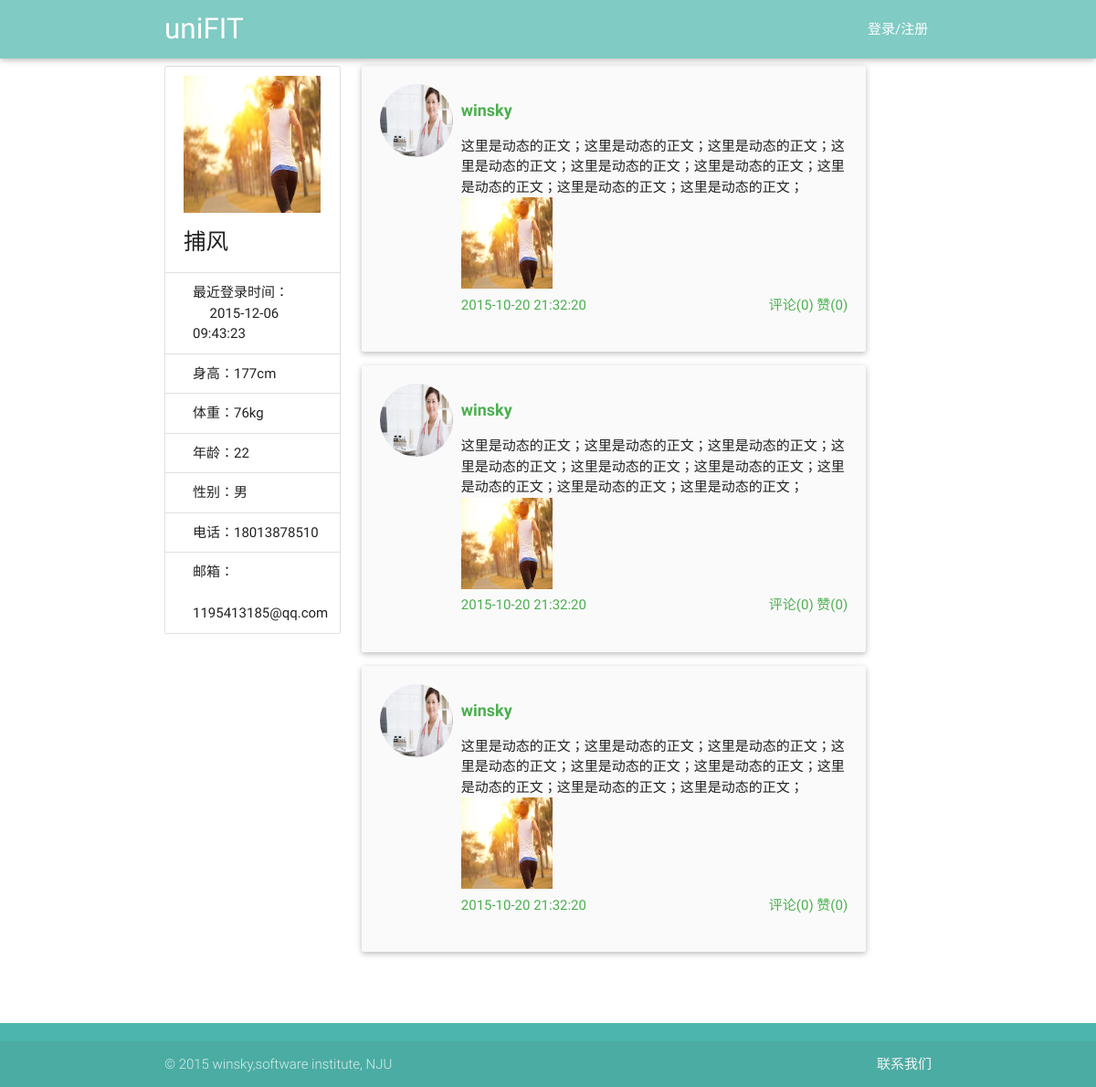
Screenshot of /view/userInfo.php?userName=捕风 with the database file from the repository.
### tables this page shows
CREATE TABLE user(id integer primary key,userName varchar(40),password int, type varchar(20) ,age int,sex varchar(20),height int,weight int,telephone varchar(40), email varchar(40),lastLoadTime date default '—');

### service/UserService.php (called while the page is built, shortened)
<?php
require_once('../utils/SqliteHelper.php');
require_once('../model/User.php');
class UserService {
    var $db_user_base_info = "user";
    var $DB = null;
    public function __construct() {
        $this->DB = new SqliteHelper('../data.db');
    }
    public function getUserByName($userName) {
        $sql = "select * from " . $this->db_user_base_info . " where userName='" . $userName . "' limit 1";
        $result = $this->DB->getList($sql);
        if (sizeof($result) > 0) {
            $rt = $result[0];
            $password = $rt["password"];
            $type = $rt["type"];
            $age = $rt["age"];
            $sex = $rt["sex"];
            $height = $rt["height"];
            $weight = $rt["weight"];
            $telephone = $rt["telephone"];
            $email = $rt["email"];
            $lastLoadTime = $rt["lastLoadTime"];
            $user = new User($userName, $age, $sex, $type, $password, $height, $weight, $email, $telephone);
            $user->setLastLoadTime($lastLoadTime);
        }
        return $user;
    }
}

### utils/SqliteHelper.php (called while the page is built, shortened)
<?php
class SqliteHelper {
    function __construct($file) {
        try {
            $this->conn = new PDO('sqlite:' . $file);
        } catch (PDOException $e) {
            try {
                $this->conn = new PDO('sqlite2:' . $file);
            } catch (PDOException $e) {
                exit('error!');
            }
        }
    }
    function __destruct() {
        $this->conn = null;
    }
    function query($sql) {
        return $this->conn->query($sql);
    }
    function getList($sql) {
        $recordList = array();
        foreach ($this->RecordArray($sql) as $rstmp) {
            $recordList[] = $rstmp;
        }
        return $recordList;
    }
    function RecordArray($sql) {
        return $this->query($sql)->fetchAll();
    }
}

### model/User.php (called while the page is built, shortened)
<?php
class User {
    private $telephone = "";
    private $email = "";
    private $age = "";
    private $sex = "";
    private $height = "";
    private $weight = "";
    private $lastLoadTime="";
    public function __construct($userName, $age, $sex, $type, $password, $height, $weight, $email, $telephone) {
        $this->telephone = $telephone;
        $this->email = $email;
        $this->age = $age;
        $this->sex = $sex;
        $this->height = $height;
        $this->weight = $weight;
    }
    public function getTelephone() {
        return $this->telephone;
    }
    public function getEmail() {
        return $this->email;
    }
    public function getAge() {
        return $this->age;
    }
    public function getSex() {
        return $this->sex;
    }
    public function getHeight() {
        return $this->height;
    }
    public function getWeight() {
        return $this->weight;
    }
    public function getLastLoadTime() {
        return $this->lastLoadTime;
    }
    public function setLastLoadTime($lastLoadTime) {
        $this->lastLoadTime = $lastLoadTime;
    }
}

### view/userInfo.php (the view, shortened to what this page needs)
<!DOCTYPE html>
<html lang="en">
<head>
    <link href="../css/material_icons.css" rel="stylesheet" media="screen,projection">
    <link href="../css/materialize.css" type="text/css" rel="stylesheet" media="screen,projection"/>
    <link href="../css/style.css" type="text/css" rel="stylesheet" media="screen,projection"/>
</head>
<body onload="write_header();write_footer();write_quick_back_button();" id="top">
<header></header>
<?php
require_once("../service/UserService.php");
$userService = new UserService();
$user = $userService->getUserByName($userName);
?>
<div class="main container">
    <div class="row">
        <div class="col s12 l3">
            <ul class="collection with-header">
                <li class="collection-header">
                    <img src="../images/back1.jpg" width="150px" height="150px">
                    <?php
                    $userName = $_GET["userName"];
                    require_once("../service/UserService.php");
                    $userService = new UserService();
                    $user = $userService->getUserByName($userName);
                    $lastLoadTime = $user->getLastLoadTime();
                    $height = $user->getHeight()."cm";
                    $weight = $user->getWeight()."kg";
                    $age = $user->getAge();
                    $sex = $user->getSex();
                    $telephone = $user->getTelephone();
                    $email = $user->getEmail();
                    ?>
                    <h5 id="userName"><?php echo $userName; ?></h5>
                </li>
                <p class="collection-item">最近登录时间：<br> &nbsp;&nbsp;&nbsp;&nbsp; <?php echo $lastLoadTime ?></p>
                <p class="collection-item">身高：<?php echo $height ?></p>
                <p class="collection-item">体重：<?php echo $weight ?></p>
                <p class="collection-item">年龄：<?php echo $age ?></p>
                <p class="collection-item">性别：<?php echo $sex ?></p>
                <p class="collection-item">电话：<?php echo $telephone ?></p>
                <p class="collection-item">邮箱： <br> &nbsp; <?php echo $email ?></p>
            </ul>
        </div>
        <div class="col s12 l8" id="content-on-middle">
            <div class="card-panel grey lighten-5 z-depth-1">
                <div class="row">
                    <div class="col s2 left-align">
                        <img src="../images/back2.jpg" width="80" height="80" alt="" style="border-radius: 50%">
                    </div>
                    <div class="col s10">
                        <div class="section green-text" style="font-weight: 800;font-size: 18px">
                            winsky
                        </div>
                        <span>
                            这里是动态的正文；这里是动态的正文；这里是动态的正文；这里是动态的正文；这里是动态的正文；这里是动态的正文；这里是动态的正文；这里是动态的正文；这里是动态的正文；
                        </span><br>
                        <span>
                            <img src="../images/back1.jpg " width="100px" height="100px">
                        </span><br>
                        <span class="left green-text">
                            2015-10-20 21:32:20
                        </span>
                        <span class="right green-text">
                            评论(0) 赞(0)
                        </span>
                    </div>
                </div>
            </div>
            <div class="card-panel grey lighten-5 z-depth-1">
                <div class="row">
                    <div class="col s2 left-align">
                        <img src="../images/back2.jpg" width="80" height="80" alt="" style="border-radius: 50%">
                    </div>
                    <div class="col s10">
                        <div class="section green-text" style="font-weight: 800;font-size: 18px">
                            winsky
                        </div>
                        <span>
                            这里是动态的正文；这里是动态的正文；这里是动态的正文；这里是动态的正文；这里是动态的正文；这里是动态的正文；这里是动态的正文；这里是动态的正文；这里是动态的正文；
                        </span><br>
                        <span>
                            <img src="../images/back1.jpg " width="100px" height="100px">
                        </span><br>
                        <span class="left green-text">
                            2015-10-20 21:32:20
                        </span>
                        <span class="right green-text">
                            评论(0) 赞(0)
                        </span>
                    </div>
                </div>
            </div>
            <div class="card-panel grey lighten-5 z-depth-1">
                <div class="row">
                    <div class="col s2 left-align">
                        <img src="../images/back2.jpg" width="80" height="80" alt="" style="border-radius: 50%">
                    </div>
                    <div class="col s10">
                        <div class="section green-text" style="font-weight: 800;font-size: 18px">
                            winsky
                        </div>
                        <span>
                            这里是动态的正文；这里是动态的正文；这里是动态的正文；这里是动态的正文；这里是动态的正文；这里是动态的正文；这里是动态的正文；这里是动态的正文；这里是动态的正文；
                        </span><br>
                        <span>
                            <img src="../images/back1.jpg " width="100px" height="100px">
                        </span><br>
                        <span class="left green-text">
                            2015-10-20 21:32:20
                        </span>
                        <span class="right green-text">
                            评论(0) 赞(0)
                        </span>
                    </div>
                </div>
            </div>
            <br>
        </div>
    </div>
</div>
<div id="footer"></div>
</body>
</html>

### rows the page displays
user: lastLoadTime "2015-12-06 09:43:23", height "177cm", weight "76kg", age "22", sex "男", telephone "18013878510", email "1195413185@qq.com"

### other values shown
$userName "捕风"
